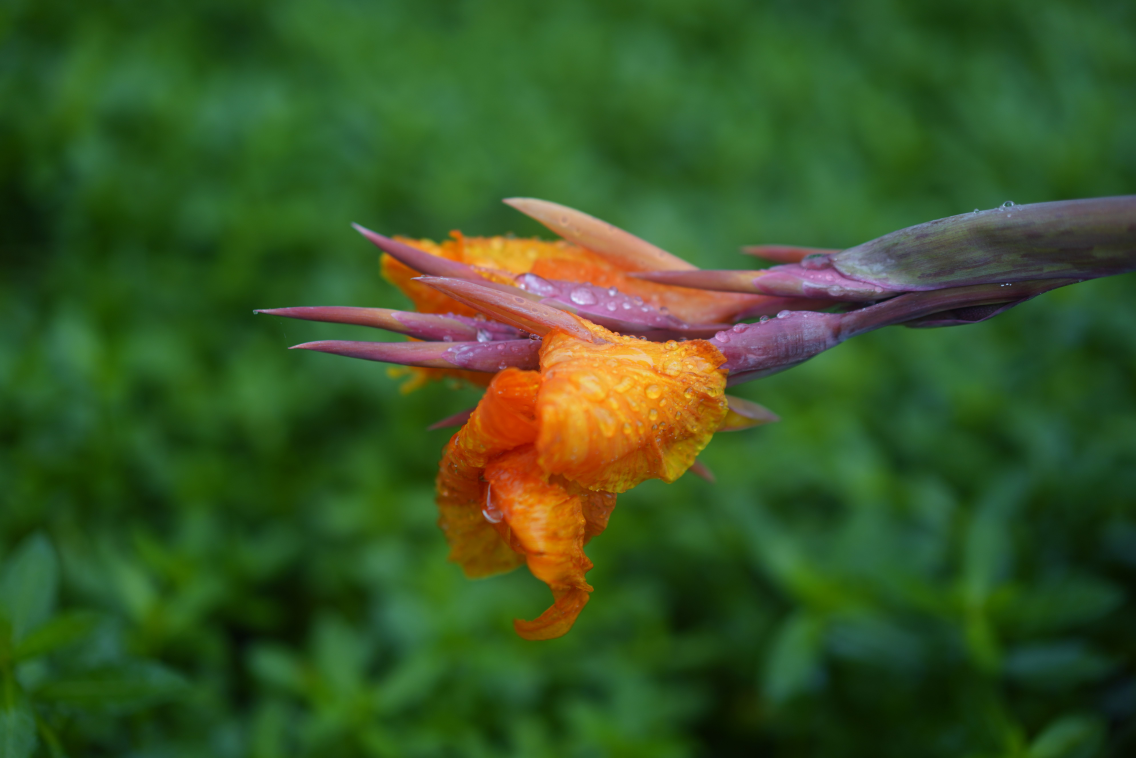
#> input picture 3.jpg, 7952 x 5304 px (shown at 1/7 size)
$ python -i features.py   (imports and definitions only)
#> lines starting #> are read from the running program, lines starting #| are printed output that depends on the picture
"""ORB 特征索引：几何配准与候选粗排。

V4 检测要解码 DCT 码字，前提是把可疑图**摆回原图的坐标系**。本模块提供这一
能力：嵌入时为每张成品图存一份特征索引，检测时提取可疑图的特征与之匹配，
用 RANSAC 拟合出单应矩阵。

**为什么用 ORB。** 二进制描述子（32 字节）体积小、汉明距离比对快，
适合"一次检测要跟成百上千条记录比"的场景；且它对旋转和尺度变化有内建的
不变性，正好覆盖常见的图片改动。

**两种匹配模式**：

* :func:`match_feature_indexes` —— 无约束，直接 RANSAC 拟合。先试相似变换
  （只有旋转+缩放+平移，4 自由度），失败再退到完整单应（8 自由度）。
  自由度越少越不容易过拟合，所以优先试受限模型。
* :func:`match_feature_indexes_constrained` —— 已知旋转/缩放（由 FFT 导频给出），
  只需求平移。仅 3 个匹配点即可工作，是低纹理图片的救命通道。

**索引还兼作粗排依据。** :func:`rank_feature_candidates` 用少量描述子加
32×32 缩略图做快速打分，把最可能的候选排前面，避免对每个候选都做完整匹配。
"""

from dataclasses import dataclass
import math
from pathlib import Path

import cv2
import numpy as np
from PIL import Image

from .config import V4Config


# 索引格式版本。加载时严格比对，版本不符直接判为不可用——
# 旧格式的描述子与新代码的匹配逻辑可能不兼容，宁可重建索引。
FEATURE_INDEX_SCHEMA_VERSION = 4
# 提特征前把图缩到的最大边长。缩小可大幅提速，且 ORB 本身有尺度不变性，
# 精度损失有限；关键点坐标事后会按比例还原回原图尺寸。
FEATURE_INDEX_MAX_SIDE = 640
# 索引里最多保存的描述子数，直接决定索引文件大小
FEATURE_INDEX_MAX_DESCRIPTORS = 3072
# 粗排时只用前 256 个描述子，够区分优劣即可，不必全量比对
FEATURE_COARSE_DESCRIPTORS = 256
# 让 ORB 多检出一些（4096），再由空间均衡策略挑出 3072 个，
# 这样有挑选余地，不会被密集堆在某一处的关键点占满配额
FEATURE_DETECTION_MAX_DESCRIPTORS = 4096
# ORB 描述子固定 32 字节（256 位）
FEATURE_DESCRIPTOR_BYTES = 32
# 附带的灰度缩略图边长，用于粗排时的整体外观比对
FEATURE_THUMBNAIL_SIZE = 32
# 索引文件大小上限，超过视为异常文件拒绝加载（防御畸形/恶意文件）
FEATURE_INDEX_MAX_FILE_BYTES = 8 * 1024 * 1024
# 空间均衡选点的网格划分（8×8 = 64 个格子）
FEATURE_SELECTION_GRID = 8


@dataclass(frozen=True, slots=True)
class FeatureIndex:
    """一张图片的特征索引：关键点、描述子与缩略图。

    ``frozen=True`` 只能防止**重新绑定字段**，挡不住对 NumPy 数组内容的原地
    修改。因此 :meth:`__post_init__` 末尾把三个数组都换成只读副本，
    用 ``object.__setattr__`` 绕过冻结限制完成替换——这是冻结数据类持有
    可变数组时的标准做法。
    """

    schema_version: int
    # 生成索引时的 OpenCV 版本。ORB 实现细节在版本间可能有差异，
    # 记下来便于排查"换了版本后匹配率下降"这类问题。
    opencv_version: str
    # 原图尺寸（非分析尺寸），关键点坐标以此为参照系
    image_width: int
    image_height: int
    # 提特征时用的缩放比例，坐标已按它还原，此处仅作记录
    analysis_scale: float
    # (n, 2) float32，关键点在**原图**坐标系中的位置
    keypoints: np.ndarray
    # (n, 32) uint8，与关键点一一对应的 ORB 描述子
    descriptors: np.ndarray
    # (32, 32) uint8 灰度缩略图，用于粗排
    thumbnail: np.ndarray

    # [54 lines left out: function __post_init__, not called in this run]


@dataclass(frozen=True, slots=True)
class FeatureMatch:
    """一次成功的特征匹配：单应矩阵 + 质量指标。"""

    # 3×3 单应矩阵，把查询图坐标映射到目标（原图）坐标
    query_to_target: np.ndarray
    # 通过比率检验的匹配对总数
    good_matches: int
    # 其中被 RANSAC 认定为内点的数量
    inliers: int
    # 内点占比，衡量匹配的一致性
    inlier_ratio: float
    # 内点的中位重投影误差（像素），越小说明几何拟合越准
    median_reprojection_error: float

    # [21 lines left out: function __post_init__, not called in this run]


@dataclass(frozen=True, slots=True)
class RankedFeatureCandidate:
    """粗排后的候选项及其打分依据。"""

    record_id: str
    index: FeatureIndex
    # 粗排匹配到的描述子对数（主排序键）
    match_count: int
    # 匹配数除以两侧描述子数的较小值，抵消"描述子多的天然占优"
    match_quality: float
    # 缩略图平均绝对差（归一化到 0~1），越小越像
    thumbnail_distance: float
    # 是否为"近期记录保留席位"入选，而非凭分数挤进来
    reserved: bool


def extract_feature_index(image: Image.Image) -> FeatureIndex:
    """为一张图片提取 ORB 特征索引。

    :return: 关键点坐标已换算回**原图**尺度的 :class:`FeatureIndex`。

    先缩图再提特征：ORB 的耗时随像素数增长，而它本身具备尺度不变性，
    在 640 边长上提取足以支撑配准。关键点坐标最后除以缩放比还原。

    ``fastThreshold=7`` 比 OpenCV 默认值（20）低不少，意在低对比度图片上
    也能检出足够多的角点；随之而来的低质量点由后面的空间均衡策略筛掉。
    """
    if type(image) is not Image.Image:
        raise TypeError("feature image must be an exact PIL Image")
    rgb = image.convert("RGB")
    # min(1.0, ...) 保证只缩小不放大：放大不会凭空产生细节，纯属浪费算力
    scale = min(1.0, FEATURE_INDEX_MAX_SIDE / max(rgb.size))
    if scale < 1.0:
        rgb = rgb.resize(
            (
                max(1, round(image.width * scale)),
                max(1, round(image.height * scale)),
            ),
            Image.Resampling.BICUBIC,
        )
    grayscale = cv2.cvtColor(np.asarray(rgb, dtype=np.uint8), cv2.COLOR_RGB2GRAY)
    orb = cv2.ORB_create(
        nfeatures=FEATURE_DETECTION_MAX_DESCRIPTORS,
        scaleFactor=1.2,
        nlevels=8,
        fastThreshold=7,
    )
    cv_keypoints, cv_descriptors = orb.detectAndCompute(grayscale, None)
    # 纯色或极低纹理的图片可能一个关键点都检不出。这不是错误，
    # 返回空索引即可——后续匹配会因描述子不足而自然失败，
    # 检测流水线会转向其他手段。
    if cv_descriptors is None or not cv_keypoints:
        keypoints = np.empty((0, 2), dtype=np.float32)
        descriptors = np.empty((0, FEATURE_DESCRIPTOR_BYTES), dtype=np.uint8)
    else:
        selected = _spatially_balanced_keypoint_indices(
            cv_keypoints,
            grayscale.shape[1],
            grayscale.shape[0],
        )
        count = min(len(selected), len(cv_descriptors), FEATURE_INDEX_MAX_DESCRIPTORS)
        selected = selected[:count]
        keypoints = np.asarray(
            [cv_keypoints[index].pt for index in selected],
            dtype=np.float32,
        )
        # 除以缩放比，把坐标从分析尺度换算回原图尺度
        keypoints /= np.float32(scale)
        # 换算的舍入误差可能让坐标恰好等于宽/高，超出 [0, W) 的合法区间，
        # 触发 FeatureIndex 的边界校验。这里夹一下，退回区间内。
        keypoints[:, 0] = np.minimum(keypoints[:, 0], image.width - 1e-4)
        keypoints[:, 1] = np.minimum(keypoints[:, 1], image.height - 1e-4)
        # 转成 C 连续内存：OpenCV 的匹配器要求连续布局，
        # 花式索引的结果通常不连续。
        descriptors = np.ascontiguousarray(cv_descriptors[selected], dtype=np.uint8)
    # 缩略图用 INTER_AREA（区域平均），能保留整体明暗结构，
    # 适合做"整体外观有多像"的粗略判断。
    thumbnail = cv2.resize(
        grayscale,
        (FEATURE_THUMBNAIL_SIZE, FEATURE_THUMBNAIL_SIZE),
        interpolation=cv2.INTER_AREA,
    )
    return FeatureIndex(
        schema_version=FEATURE_INDEX_SCHEMA_VERSION,
        opencv_version=cv2.__version__,
        image_width=image.width,
        image_height=image.height,
        analysis_scale=float(scale),
        keypoints=keypoints,
        descriptors=descriptors,
        thumbnail=np.asarray(thumbnail, dtype=np.uint8),
    )


# [608 lines left out: functions save_feature_index, load_feature_index, match_feature_indexes, match_feature_indexes_constrained, _feature_match_from_geometry, rank_feature_candidates and 5 more, not called in this run]


__all__ = (
    "FEATURE_INDEX_SCHEMA_VERSION",
    "FeatureIndex",
    "FeatureMatch",
    "extract_feature_index",
    "load_feature_index",
    "match_feature_indexes",
    "match_feature_indexes_constrained",
    "rank_feature_candidates",
    "save_feature_index",
)

>>> import cv2
>>> picture = cv2.imread('../3.jpg', cv2.IMREAD_GRAYSCALE)
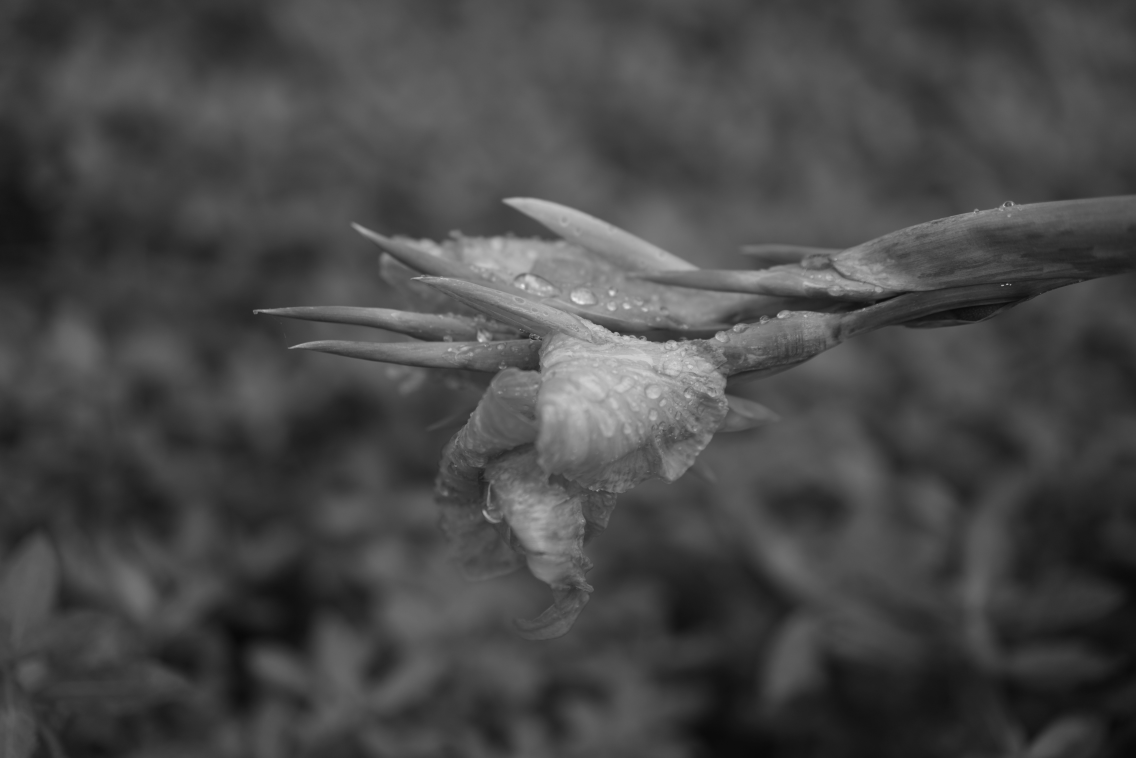
#> picture: shape (5304, 7952) (shown at 1/7 size); min 8, max 242, mean 71.6
#> (the run stopped early here; a loop or call above may not have finished)
